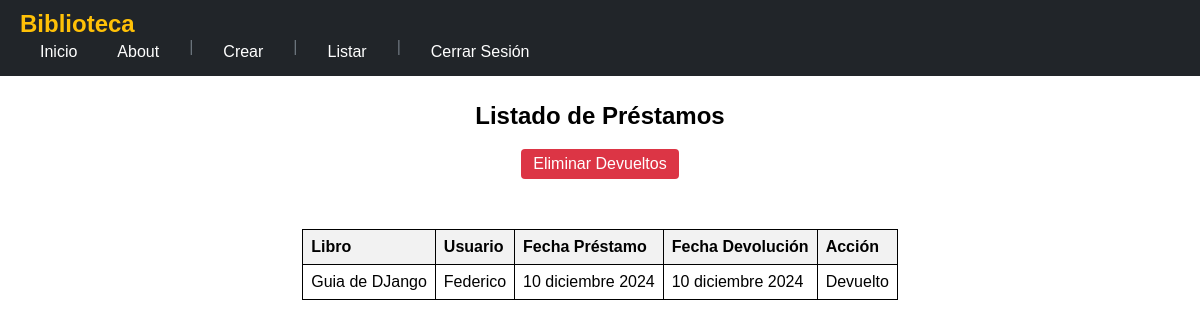
Before: /listar_prestamos/ (signed in) with the older database file.
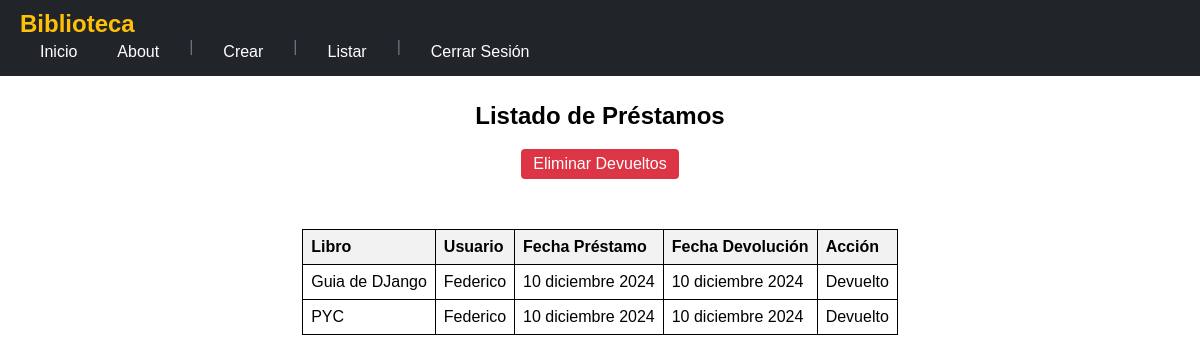
After: the same page with the newer database file.
### biblioteca/models.py (models this page shows, shortened)
class Prestamo(models.Model):
    libro = models.ForeignKey(Libro, on_delete=models.CASCADE)
    usuario = models.ForeignKey(Usuario, on_delete=models.CASCADE)
    fecha_prestamo = models.DateField(auto_now_add=True)
    fecha_devolucion = models.DateField(null=True, blank=True)

class Libro(models.Model):
    titulo = models.CharField(max_length=200)
    autor = models.CharField(max_length=100)
    isbn = models.CharField(max_length=13, unique=True)
    disponible = models.BooleanField(default=True)

class Usuario(models.Model):
    nombre = models.CharField(max_length=100)
    email = models.EmailField(unique=True)
    telefono = models.CharField(max_length=15, blank=True, null=True)
    fecha_registro = models.DateTimeField(auto_now_add=True)

### biblioteca/views.py (the view)
# urls.py: path('listar_prestamos/', views.listar_prestamos, name='listar_prestamos'),
@login_required
def listar_prestamos(request):
    prestamos = Prestamo.objects.all()
    return render(request, "biblioteca/listar_prestamos.html", {"prestamos": prestamos})

### biblioteca/templates/biblioteca/listar_prestamos.html (shortened to what this page needs)
{% extends 'biblioteca/base.html' %}
{% block contenido %}
<fieldset>
    <table style="margin-bottom: 50px;">
            <div>
                <legend><h2>Listado de Préstamos</h2></legend>
            </div>
            <div>
                {% if user.is_authenticated %}
                    <form action="{% url 'eliminar_prestamos_devueltos' %}" method="post" style="display:inline;">
                    <button type="submit" class="btn btn-danger btn-sm" onclick="return confirm('¿Estás seguro de que quieres eliminar todos los préstamos devueltos?')">Eliminar Devueltos</button>
                    </form>
                {% endif %}
                </div>
    </table>
    <table>
        <thead>
            <tr>
                <th>Libro</th>
                <th>Usuario</th>
                <th>Fecha Préstamo</th>
                <th>Fecha Devolución</th>
                <th>Acción</th>
            </tr>
        </thead>
        <tbody>
            {% for prestamo in prestamos %}
            <tr>
                <td>{{ prestamo.libro.titulo }}</td>
                <td>{{ prestamo.usuario.nombre }}</td>
                <td>
                    {% if prestamo.fecha_prestamo %}
                        {{ prestamo.fecha_prestamo|date:"d F Y" }}
                    {% else %}
                        Fecha no disponible
                    {% endif %}
                </td>
                <td>
                    {% if prestamo.fecha_devolucion %}
                        {{ prestamo.fecha_devolucion|date:"d F Y" }}
                    {% else %}
                        No devuelto
                    {% endif %}
                </td>
                <td>
                    {% if not prestamo.fecha_devolucion %}
                        En préstamo
                        <a href="{% url 'registrar_devolucion' prestamo.id %}" class="btn btn-warning">Registrar devolución</a>
                    {% else %}
                        Devuelto
                    {% endif %}
                </td>
            </tr>
            {% endfor %}
        </tbody>
    </table>
</fieldset>
{% endblock %}

Changed rows visible on the page:
added Prestamo: libro.titulo "PYC", usuario.nombre "Federico", fecha_prestamo "10 diciembre 2024", fecha_devolucion "10 diciembre 2024", shows "Devuelto"
